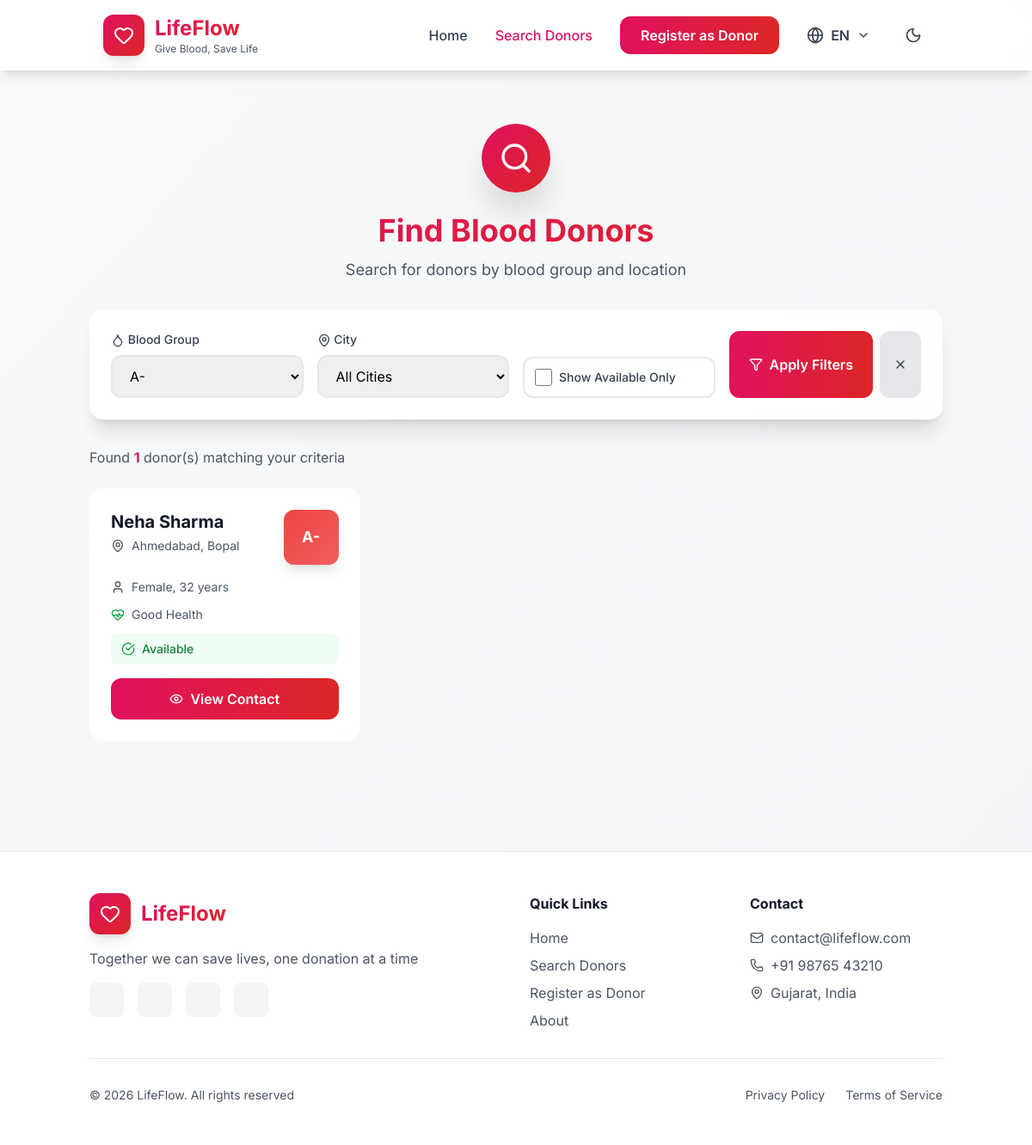
The app's page /search.php?blood_group=A- with its own data.
### tables this page shows
CREATE TABLE IF NOT EXISTS donors (
    id INT AUTO_INCREMENT PRIMARY KEY,
    full_name VARCHAR(100) NOT NULL,
    email VARCHAR(100) UNIQUE,
    phone VARCHAR(15) NOT NULL,
    blood_group ENUM('A+', 'A-', 'B+', 'B-', 'AB+', 'AB-', 'O+', 'O-') NOT NULL,
    gender ENUM('Male', 'Female', 'Other') NOT NULL,
    date_of_birth DATE NOT NULL,
    city VARCHAR(100) NOT NULL,
    area VARCHAR(100),
    address TEXT,
    last_donation_date DATE,
    health_status ENUM('Good', 'Excellent', 'Fair') DEFAULT 'Good',
    is_available BOOLEAN DEFAULT 1,
    language_preference ENUM('en', 'gu', 'hi') DEFAULT 'en',
    latitude DECIMAL(10, 8) NULL,
    longitude DECIMAL(11, 8) NULL,
    created_at TIMESTAMP DEFAULT CURRENT_TIMESTAMP,
    updated_at TIMESTAMP DEFAULT CURRENT_TIMESTAMP ON UPDATE CURRENT_TIMESTAMP,
    INDEX idx_blood_group (blood_group),
    INDEX idx_city (city),
    INDEX idx_availability (is_available)
);

### includes/functions.php (called while the page is built, shortened)
<?php
function translate($key) {
    $lang = $_SESSION['lang'] ?? 'en';
    $file = __DIR__ . "/../languages/{$lang}.json";
    static $translations = [];
    if (!isset($translations[$lang])) {
        if (file_exists($file)) {
            $translations[$lang] = json_decode(file_get_contents($file), true);
        } else {
            $translations[$lang] = [];
        }
    }
    return $translations[$lang][$key] ?? $key;
}
function sanitize($data) {
    return htmlspecialchars(strip_tags(trim($data)));
}
function isDonorEligible($lastDonationDate) {
    $lastDate = new DateTime($lastDonationDate);
    $today = new DateTime();
    $diff = $today->diff($lastDate);
    return $diff->days >= 90;
}
function calculateAge($dob) {
    $birthDate = new DateTime($dob);
    $today = new DateTime();
    return $today->diff($birthDate)->y;
}
function getBloodGroupColor($bloodGroup) {
    $colors = [
        'A+' => '#DC2626',
        'A-' => '#EF4444',
        'B+' => '#2563EB',
        'B-' => '#3B82F6',
        'AB+' => '#7C3AED',
        'AB-' => '#8B5CF6',
        'O+' => '#059669',
        'O-' => '#10B981'
    ];
    return $colors[$bloodGroup] ?? '#6B7280';
}
?>

### search.php (the view, shortened to what this page needs)
<?php
require_once 'includes/header.php';
$filterBloodGroup = isset($_GET['blood_group']) ? sanitize($_GET['blood_group']) : '';
$filterCity = isset($_GET['city']) ? sanitize($_GET['city']) : '';
$filterAvailable = isset($_GET['available']) ? 1 : '';
$query = "SELECT * FROM donors WHERE 1=1";
$params = [];
$types = '';
if ($filterBloodGroup) {
    $query .= " AND blood_group = ?";
    $params[] = $filterBloodGroup;
    $types .= 's';
}
$query .= " ORDER BY created_at DESC";
$stmt = $conn->prepare($query);
if (!empty($params)) {
    $stmt->bind_param($types, ...$params);
}
$stmt->execute();
$result = $stmt->get_result();
$donors = $result->fetch_all(MYSQLI_ASSOC);
?>
<section class="container mx-auto px-4 py-8 sm:py-12">
    <div class="text-center mb-8">
        <div class="w-20 h-20 bg-gradient-to-br from-heart-red to-blood-red rounded-full flex items-center justify-center mx-auto mb-6 shadow-2xl">
            <i data-lucide="search" class="w-10 h-10 text-white"></i>
        </div>
        <h1 class="text-3xl sm:text-4xl font-bold gradient-text mb-3">
            <?php echo translate('search_title'); ?>
        </h1>
        <p class="text-gray-600 dark:text-gray-400 text-lg">
            <?php echo translate('search_subtitle'); ?>
        </p>
    </div>
    <div class="max-w-6xl mx-auto mb-8">
        <div class="glass-effect rounded-2xl p-6 shadow-xl">
            <form id="filterForm" method="GET" class="space-y-4">
                <div class="grid grid-cols-1 sm:grid-cols-2 lg:grid-cols-4 gap-4">
                    <div>
                        <label class="block text-sm font-medium text-gray-700 dark:text-gray-300 mb-2">
                            <i data-lucide="droplet" class="w-4 h-4 inline"></i>
                            <?php echo translate('blood_group'); ?>
                        </label>
                        <select name="blood_group" id="bloodGroupFilter"
                            class="w-full px-4 py-3 rounded-xl border-2 border-gray-200 dark:border-gray-600 dark:bg-gray-700 dark:text-white focus:border-heart-red focus:ring-2 focus:ring-heart-red/20 outline-none transition-all">
                            <?php
                            $bloodGroups = ['A+', 'A-', 'B+', 'B-', 'AB+', 'AB-', 'O+', 'O-'];
                            foreach ($bloodGroups as $bg):
                            ?>
                                <option value="<?php echo $bg; ?>" <?php echo ($filterBloodGroup === $bg) ? 'selected' : ''; ?>>
                                    <?php echo $bg; ?>
                                </option>
                            <?php endforeach; ?>
                        </select>
                    </div>
                    <div>
                        <label class="block text-sm font-medium text-gray-700 dark:text-gray-300 mb-2">
                            <i data-lucide="map-pin" class="w-4 h-4 inline"></i>
                            <?php echo translate('city'); ?>
                        </label>
                        <select name="city" id="cityFilter"
                            class="w-full px-4 py-3 rounded-xl border-2 border-gray-200 dark:border-gray-600 dark:bg-gray-700 dark:text-white focus:border-heart-red focus:ring-2 focus:ring-heart-red/20 outline-none transition-all">
                            <option value=""><?php echo translate('all_cities'); ?></option>
                        </select>
                    </div>
                    <div class="flex items-end">
                        <label class="flex items-center gap-2 cursor-pointer p-3 rounded-xl border-2 border-gray-200 dark:border-gray-600 hover:border-heart-red transition-all w-full">
                            <input type="checkbox" name="available" id="availableFilter" value="1"
                                <?php echo ($filterAvailable !== '') ? 'checked' : ''; ?>
                                class="w-5 h-5 text-heart-red rounded focus:ring-heart-red focus:ring-2">
                            <span class="text-sm font-medium text-gray-700 dark:text-gray-300">
                                <?php echo translate('show_available_only'); ?>
                            </span>
                        </label>
                    </div>
                    <div class="flex gap-2">
                        <button type="submit"
                            class="flex-1 bg-gradient-to-r from-heart-red to-blood-red text-white px-4 py-3 rounded-xl hover:shadow-xl transition-all duration-300 font-semibold flex items-center justify-center gap-2">
                            <i data-lucide="filter" class="w-4 h-4"></i>
                            <span class="hidden sm:inline"><?php echo translate('apply_filters'); ?></span>
                        </button>
                        <a href="search.php"
                            class="bg-gray-200 dark:bg-gray-700 text-gray-700 dark:text-gray-300 px-4 py-3 rounded-xl hover:shadow-lg transition-all duration-300 font-semibold flex items-center justify-center">
                            <i data-lucide="x" class="w-4 h-4"></i>
                        </a>
                    </div>
                </div>
            </form>
        </div>
    </div>
    <div class="max-w-6xl mx-auto mb-6">
        <p class="text-gray-600 dark:text-gray-400">
            Found <span class="font-bold text-heart-red"><?php echo count($donors); ?></span> donor(s)
            <?php if ($filterBloodGroup || $filterCity || $filterAvailable !== ''): ?>
                matching your criteria
            <?php endif; ?>
        </p>
    </div>
    <?php if (count($donors) > 0): ?>
        <div class="max-w-6xl mx-auto grid grid-cols-1 md:grid-cols-2 lg:grid-cols-3 gap-6">
            <?php foreach ($donors as $donor):
                $isEligible = isDonorEligible($donor['last_donation_date']);
                $bloodColor = getBloodGroupColor($donor['blood_group']);
            ?>
                <div class="glass-effect rounded-2xl p-6 hover-lift group" data-donor-id="<?php echo $donor['id']; ?>">
                    <div class="flex items-start justify-between mb-4">
                        <div class="flex-1">
                            <h3 class="text-xl font-bold text-gray-900 dark:text-white mb-1">
                                <?php echo htmlspecialchars($donor['full_name']); ?>
                            </h3>
                            <div class="flex items-center gap-2 text-gray-600 dark:text-gray-400 text-sm">
                                <i data-lucide="map-pin" class="w-4 h-4"></i>
                                <span><?php echo htmlspecialchars($donor['city']); ?><?php echo $donor['area'] ? ', ' . htmlspecialchars($donor['area']) : ''; ?></span>
                            </div>
                        </div>
                        <div class="w-16 h-16 rounded-xl flex items-center justify-center shadow-lg group-hover:scale-110 transition-transform"
                            style="background: linear-gradient(135deg, <?php echo $bloodColor; ?> 0%, <?php echo $bloodColor; ?>dd 100%);">
                            <span class="text-white font-bold text-lg"><?php echo $donor['blood_group']; ?></span>
                        </div>
                    </div>
                    <div class="space-y-3 mb-4">
                        <div class="flex items-center gap-2 text-sm text-gray-600 dark:text-gray-400">
                            <i data-lucide="user" class="w-4 h-4"></i>
                            <span><?php echo $donor['gender']; ?>, <?php echo calculateAge($donor['date_of_birth']); ?> years</span>
                        </div>
                        <div class="flex items-center gap-2 text-sm">
                            <i data-lucide="heart-pulse" class="w-4 h-4 text-green-600"></i>
                            <span class="text-gray-600 dark:text-gray-400"><?php echo $donor['health_status']; ?> Health</span>
                        </div>
                        <?php if ($donor['is_available']): ?>
                            <?php if ($isEligible): ?>
                                <div class="flex items-center gap-2 bg-green-50 dark:bg-green-900/20 px-3 py-2 rounded-lg">
                                    <i data-lucide="check-circle" class="w-4 h-4 text-green-600"></i>
                                    <span class="text-green-700 dark:text-green-400 font-medium text-sm">
                                        <?php echo translate('donor_card_available'); ?>
                                    </span>
                                </div>
                            <?php endif; ?>
                        <?php endif; ?>
                    </div>
                    <div class="contact-hidden space-y-3">
                        <button onclick="revealContact(<?php echo $donor['id']; ?>)"
                            class="w-full bg-gradient-to-r from-heart-red to-blood-red text-white px-4 py-3 rounded-xl hover:shadow-xl transition-all duration-300 font-semibold flex items-center justify-center gap-2">
                            <i data-lucide="eye" class="w-4 h-4"></i>
                            <?php echo translate('view_contact'); ?>
                        </button>
                    </div>
                </div>
            <?php endforeach; ?>
        </div>
    <?php endif; ?>
</section>
<?php require_once 'includes/footer.php'; ?>

### assets/css/custom.css (style rules this page uses)
* { transition-property: background-color, border-color, color, fill, stroke, opacity, box-shadow, transform; transition-duration: 200ms; transition-timing-function: cubic-bezier(0.4, 0, 0.2, 1); }

### includes/header.php (style rules this page uses)
* { font-family: 'Inter', sans-serif; }
.glass-effect { background: rgba(255, 255, 255, 0.9); backdrop-filter: blur(10px); -webkit-backdrop-filter: blur(10px); border: 1px solid rgba(255, 255, 255, 0.3); }
.gradient-text { background: linear-gradient(135deg, #E0115F 0%, #DC2626 100%); -webkit-background-clip: text; -webkit-text-fill-color: transparent; background-clip: text; }
.hover-lift { transition: all 0.3s cubic-bezier(0.4, 0, 0.2, 1); }

### records on screen
donors: full_name "Neha Sharma", city "Ahmedabad", area "Bopal", blood_group "A-", gender "Female", date_of_birth "32", health_status "Good"

### other values on screen
translate('site_name') "LifeFlow"
translate('tagline') "Give Blood, Save Life"
translate('home') "Home"
translate('search') "Search Donors"
translate('register') "Register as Donor"
$_SESSION['lang'] "EN"
translate('search_title') "Find Blood Donors"
translate('search_subtitle') "Search for donors by blood group and location"
translate('blood_group') "Blood Group"
translate('city') "City"
translate('show_available_only') "Show Available Only"
translate('apply_filters') "Apply Filters"
count($donors) "1"
translate('footer_tagline') "Together we can save lives, one donation at a time"
translate('about') "About"
